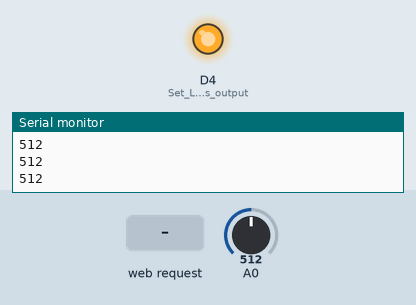
The sketch below on a simulated ESP8266 (NodeMCU). On the bench: output pins drawn as LEDs (lit = HIGH), the last lines printed to the serial monitor. Inputs (shaded band) come from the test bench; at power-on: A0 = 512. WiFi joins after 1.5 s; servers stay silent unless stated.

Above: at 2.7 s.
2.8 s: A0 set to 491
At 3.5 s:
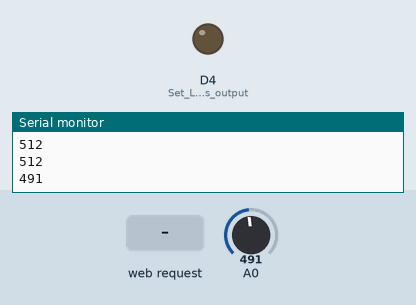
4.5 s: HTTP request GET /manual received
6.5 s: HTTP request GET /off received
At 7.5 s:
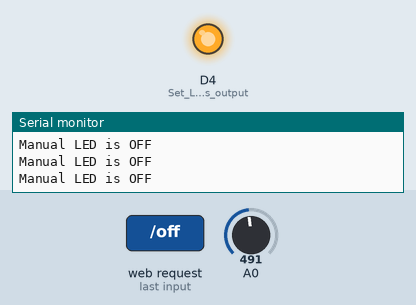
8.0 s: HTTP request GET /auto received
At 8.7 s:
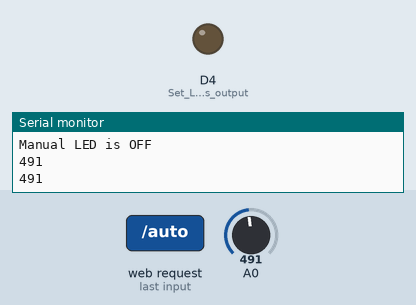
Timing chart, 0 to 10.5 s (numbered marks = the images above; inputs shaded):
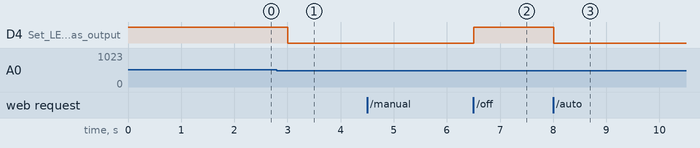

Measured:
- the behaviour switches between 500 and 499 on A0 (found by bisection; images 0 and 1)
- after the input at 2.8 s, D4 (Set_LED_as_output): HIGH → LOW after 0.20 s
- after the input at 6.5 s, D4 (Set_LED_as_output): LOW → HIGH at once
- after the input at 8.0 s, D4 (Set_LED_as_output): HIGH → LOW at once

The sketch:

Blink.ino
```cpp
#include <ESP8266WiFi.h>
#include <ESP8266WebServer.h>

// Pin definitions
#define D0 16
#define D1 5
#define D2 4
#define D3 0
#define D4 2
#define D5 14
#define D6 12
#define D7 13
#define D8 15

// Threshold for the photoresistor
#define TH 500

// WiFi credentials
const char* ssid = "SSID";  // Replace with your WiFi SSID
const char* password = "PASSWORD";  // Replace with your WiFi password

// Static IP configuration
IPAddress local_IP(192, 168, 0, 184);  // Replace with your desired static IP
IPAddress gateway(192, 168, 0, 1);     // Replace with your network gateway (router IP)
IPAddress subnet(255, 255, 255, 0);    // Subnet mask
IPAddress primaryDNS(8, 8, 8, 8);      // Optional: Primary DNS server
IPAddress secondaryDNS(8, 8, 4, 4);    // Optional: Secondary DNS server

// Create a web server on port 80
ESP8266WebServer server(80);

// Variables to hold the mode and LED state
bool isAutoMode = true;  // Start in auto mode
bool isLEDOnManual = false;  // Store manual LED state

void handleRoot() {
  int analogValue = analogRead(A0);  // Read the analog value from pin A0
  String message = "<html><body>";
  message += "<h1>ESP8266 Control Panel</h1>";
  message += "<p>Current Analog Value: ";
  message += String(analogValue);
  message += "</p>";

  message += "<p>Current Mode: ";
  message += isAutoMode ? "Auto" : "Manual";
  message += "</p>";

  message += "<p><a href=\"/on\"><button>Turn LED ON (Manual)</button></a></p>";
  message += "<p><a href=\"/off\"><button>Turn LED OFF (Manual)</button></a></p>";
  message += "<p><a href=\"/auto\"><button>Switch to Auto Mode</button></a></p>";
  message += "<p><a href=\"/manual\"><button>Switch to Manual Mode</button></a></p>";

  message += "</body></html>";
  server.send(200, "text/html", message);  // Send HTML response
}

void handleLEDOn() {
  if (!isAutoMode) {
    digitalWrite(LED_BUILTIN, LOW);  // Turn LED ON (LOW is ON for built-in LED)
    isLEDOnManual = true;  // Set manual LED state to ON
  }
  server.sendHeader("Location", "/");  // Redirect to root page
  server.send(303);  // HTTP status 303 See Other
}

void handleLEDOff() {
  if (!isAutoMode) {
    digitalWrite(LED_BUILTIN, HIGH);  // Turn LED OFF (HIGH is OFF for built-in LED)
    isLEDOnManual = false;  // Set manual LED state to OFF
  }
  server.sendHeader("Location", "/");  // Redirect to root page
  server.send(303);  // HTTP status 303 See Other
}

void handleAutoMode() {
  isAutoMode = true;  // Set system to auto mode
  server.sendHeader("Location", "/");  // Redirect to root page
  server.send(303);  // HTTP status 303 See Other
}

void handleManualMode() {
  isAutoMode = false;  // Set system to manual mode
  server.sendHeader("Location", "/");  // Redirect to root page
  server.send(303);  // HTTP status 303 See Other
}

void setup() {
  pinMode(LED_BUILTIN, OUTPUT);  // Set LED as output
  digitalWrite(LED_BUILTIN, HIGH);  // Turn LED off by default

  Serial.begin(115200);  // Start serial communication

  // Connect to WiFi with static IP
  if (!WiFi.config(local_IP, gateway, subnet, primaryDNS, secondaryDNS)) {
    Serial.println("Failed to configure Static IP");
  }

  Serial.println();
  Serial.print("Connecting to ");
  Serial.println(ssid);
  WiFi.begin(ssid, password);

  // Wait for connection
  while (WiFi.status() != WL_CONNECTED) {
    delay(500);
    Serial.print(".");
  }

  Serial.println("");
  Serial.println("WiFi connected");
  Serial.print("Static IP address: ");
  Serial.println(WiFi.localIP());  // Display the assigned static IP address

  // Define web server routes
  server.on("/", handleRoot);  // Handle root page
  server.on("/on", handleLEDOn);  // Handle LED ON request
  server.on("/off", handleLEDOff);  // Handle LED OFF request
  server.on("/auto", handleAutoMode);  // Switch to Auto mode
  server.on("/manual", handleManualMode);  // Switch to Manual mode

  // Start the web server
  server.begin();
  Serial.println("HTTP server started");
}

void loop() {
  server.handleClient();  // Listen for incoming web requests

  if (isAutoMode) {
    // Auto mode: control the LED based on the analog value from the photoresistor
    int analogValue = analogRead(A0);
    Serial.println(analogValue);
    if (analogValue < TH) {
      digitalWrite(LED_BUILTIN, LOW);  // LED ON
    } else {
      digitalWrite(LED_BUILTIN, HIGH);  // LED OFF
    }
  } else {
    // Manual mode: LED state is controlled via web requests, no automatic behavior
    Serial.println(isLEDOnManual ? "Manual LED is ON" : "Manual LED is OFF");
  }

  delay(500);  // Wait 500 ms before next action
}
```
